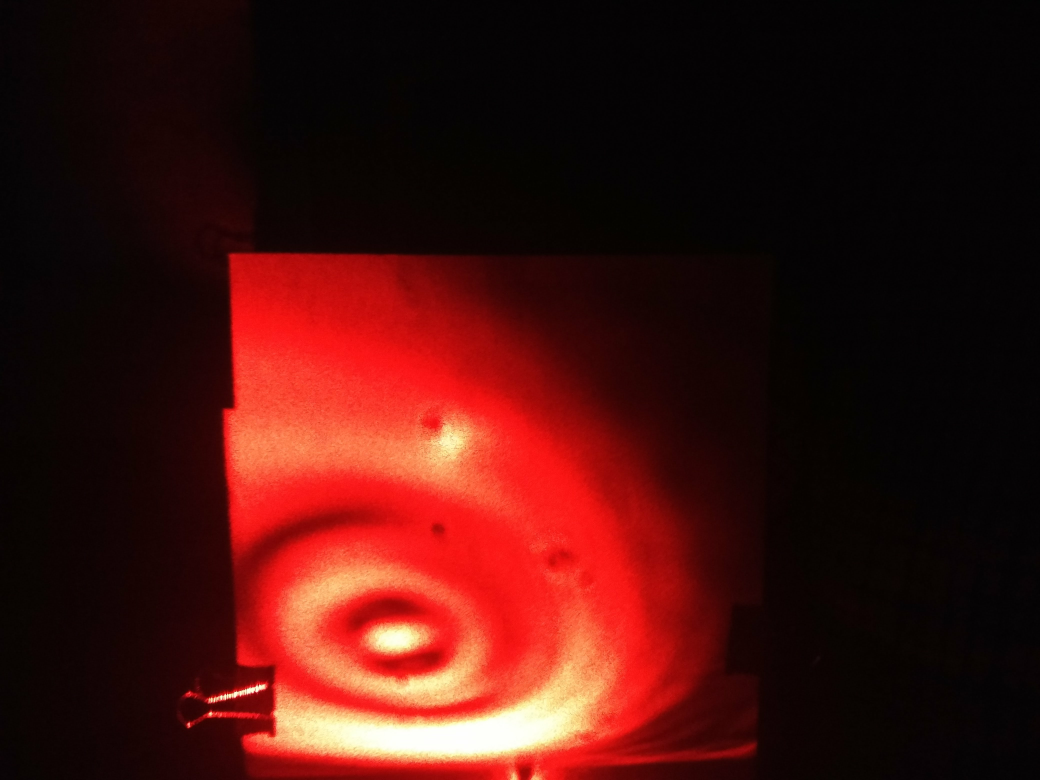
#> input picture Photos/1.jpg, 4160 x 3120 px, given in place of Bisleri water 5mW 03082017.MTS, which was not available (shown at 1/4 size)
$ jupyter execute Video_reading.ipynb   (Python 2 division)
#> lines starting #> are read from the running program, lines starting #| are printed output that depends on the picture; after the words box and inside, x2 and y2 are one past the last pixel; in counts of white or black regions, pixels touching at a corner belong together; pictures that were not available may be replaced by others from this repository, and a replacement may not be noted
[cell 1]
import cv2
from matplotlib import pyplot as plt
import numpy as np
import math

[cell 2]
def algorithm(image):

    image_resize=cv2.resize(image,(400,400))
    image_rgb = cv2.cvtColor(image, cv2.COLOR_BGR2RGB)
    image_rgb_resize=cv2.resize(image_rgb,(400,400))
    image_hsv=cv2.cvtColor(image,cv2.COLOR_BGR2HSV)
    image_gray=cv2.cvtColor(image,cv2.COLOR_BGR2GRAY)
    lower=np.asarray([70,0,0])
    upper=np.asarray([255,255,180])
    mask=cv2.inRange(image_rgb_resize,lower,upper)
    output = cv2.bitwise_and(image_resize, image_resize, mask = mask)
#     closing_Re=cv2.resize(output,(400,400));
    closing_Re= image_resize  ###Invalid variable name
    copy_closing1=closing_Re.copy();
    copy_closing2=closing_Re.copy();
    gray_output= cv2.cvtColor(closing_Re, cv2.COLOR_BGR2GRAY)
    gray_output=cv2.resize(gray_output,(400,400))

    kernel = np.ones((14,14),np.uint8)   #Earlier 13, 13
    opening2 = cv2.morphologyEx(gray_output, cv2.MORPH_OPEN, kernel)

    ret,thresh1 = cv2.threshold(opening2,30,255,cv2.THRESH_BINARY)

    [_,contours, heir]=cv2.findContours(thresh1.copy(), cv2.RETR_TREE, cv2.CHAIN_APPROX_SIMPLE)
    cv2.drawContours(copy_closing1, contours, -1, (0,255,0), 1)
# [6 lines of commented-out code are left out]
    Expected_ratio= 4*math.pi
    circular=[]
    radius1=[]
    for cnt in contours:
      area = cv2.contourArea(cnt)
      perimeter = cv2.arcLength(cnt,True)
      rad=perimeter/(2*(math.pi+1e-4))
      ratio=(perimeter**2)/(area+1e-4)
#       print Expected_ratio-ratio, rad
      if rad>2.5 and rad<30:
        radius1.append(rad)
        circular.append(cnt)

    cv2.drawContours(image_resize, circular, -1, (0,255,0), 1)

    image_resize=cv2.resize(image_resize,(1440,1080))
    font = cv2.FONT_HERSHEY_SIMPLEX
    stri='bacteria = '+str(len(circular))
    cv2.putText(image_resize,stri,(700,500), font, 2,(255,255,255),2,cv2.LINE_AA)
#     font = cv2.FONT_HERSHEY_SIMPLEX
#     cv2.putText(image_resize,'OpenCV',(10,500), font, 4,(255,255,255),2,cv2.LINE_AA)
    return image_resize

[cell 3]
cap = cv2.VideoCapture('./Bacteria Expts Videos/Bisleri water 5mW 03082017.MTS')

# [9 lines of commented-out code are left out]

frame_width = int(cap.get(3))
frame_height = int(cap.get(4))
print frame_width, '*' ,frame_height

frame_rate=25;
vid = cv2.VideoWriter('output_written_text2.mp4',cv2.VideoWriter_fourcc('M','J','P','G'), frame_rate, (frame_width,frame_height))

frame_count=0

while(cap.isOpened()):
#     print frame_count
    ret, frame = cap.read()
#> frame is the input picture: shape (3120, 4160, 3); mean B, G, R 14.1, 17.9, 68.3
    if ret==False:
        break;
    frame_count=frame_count+1
    (dimensions_x,dimensions_y,z)=frame.shape
#> dimensions_x = 3120; dimensions_y = 4160; z = 3
    processed_frame=algorithm(frame)
#> in algorithm, `image_resize=cv2.resize(image,(400,400))`:
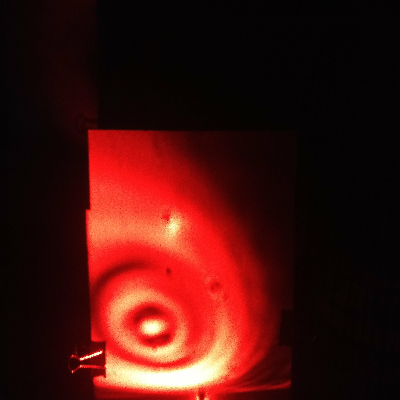
#> image_resize: shape (400, 400, 3); mean B, G, R 14, 17.8, 68.3
#> in algorithm, `image_hsv=cv2.cvtColor(image,cv2.COLOR_BGR2HSV)`: image_hsv: shape (3120, 4160, 3); mean H, S, V 69.2, 184.2, 68.3
#> in algorithm, `image_gray=cv2.cvtColor(image,cv2.COLOR_BGR2GRAY)`:
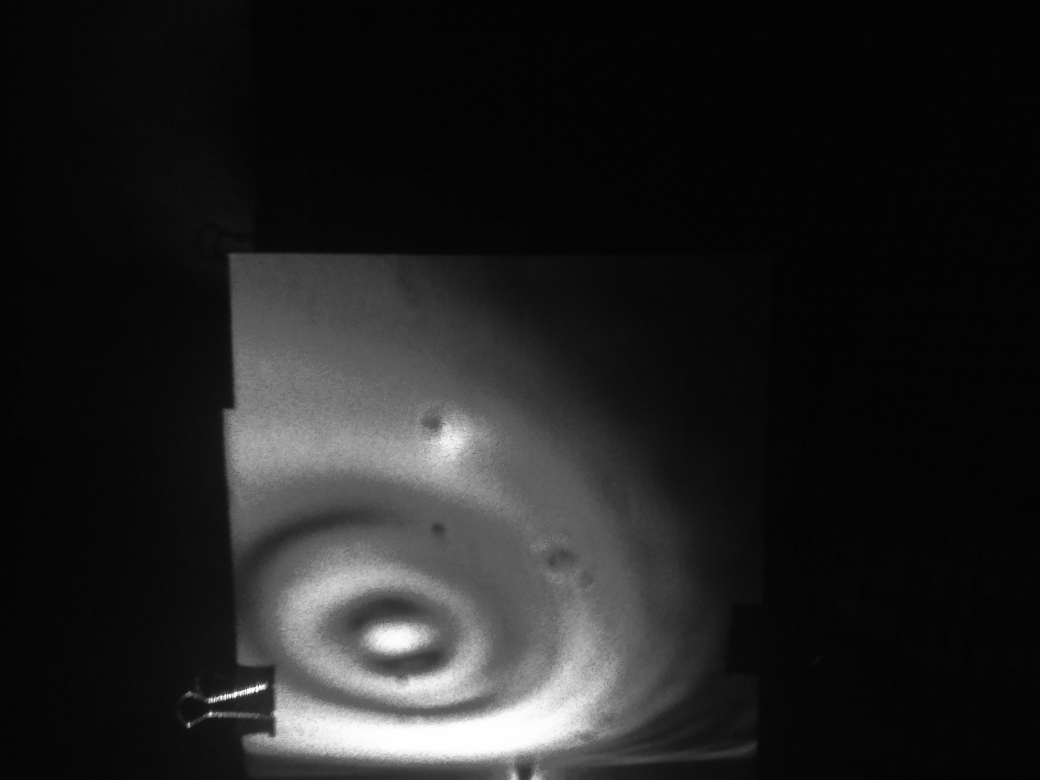
#> image_gray: shape (3120, 4160) (shown at 1/4 size); min 0, max 255, mean 32.6
#> in algorithm, `mask=cv2.inRange(image_rgb_resize,lower,upper)`:
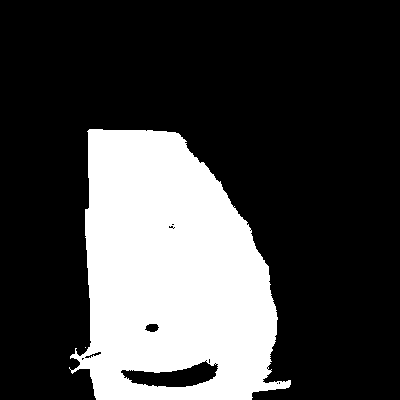
#> mask: shape (400, 400); 26.2% white; 2 white regions (1 under 20 px), largest, box (x1, y1, x2, y2) and area: (69, 129, 291, 400) 41984
#> in algorithm, `output = cv2.bitwise_and(image_resize, image_resize, mask = mask)`:
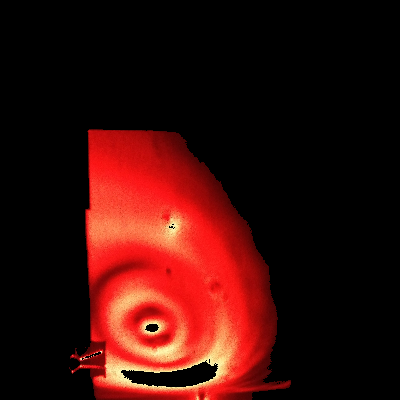
#> output: shape (400, 400, 3); mean B, G, R 9.5, 13, 55.8
#> in algorithm, `gray_output= cv2.cvtColor(closing_Re, cv2.COLOR_BGR2GRAY)`:
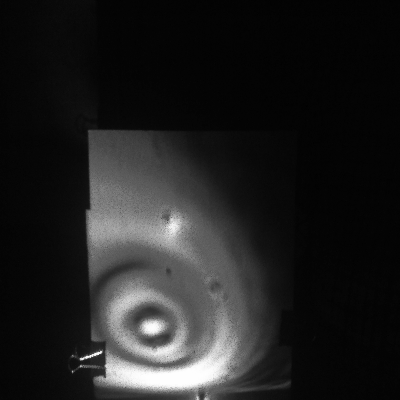
#> gray_output: shape (400, 400); min 0, max 254, mean 32.6
#> in algorithm, `opening2 = cv2.morphologyEx(gray_output, cv2.MORPH_OPEN, kernel)`:
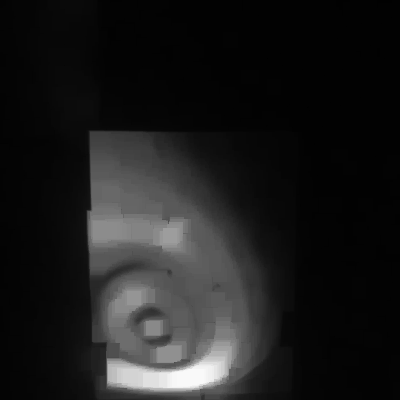
#> opening2: shape (400, 400); min 0, max 249, mean 28.4
#> in algorithm, `ret,thresh1 = cv2.threshold(opening2,30,255,cv2.THRESH_BINARY)`:
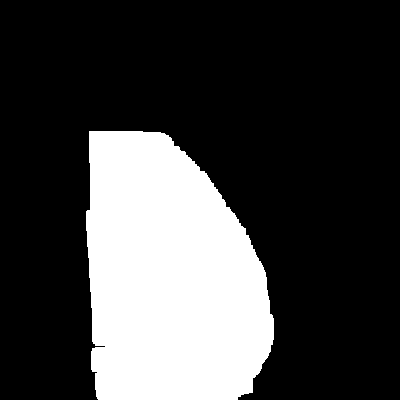
#> thresh1: shape (400, 400); 25.6% white; 1 white region
#> in algorithm, `[_,contours, heir]=cv2.findContours(thresh1.copy(), cv2.RETR_TREE, cv2..`: contours = 1 contour; box (x1, y1, x2, y2) and area: (86, 131, 274, 400) 40513
#> in algorithm, `cv2.drawContours(copy_closing1, contours, -1, (0,255,0), 1)`:
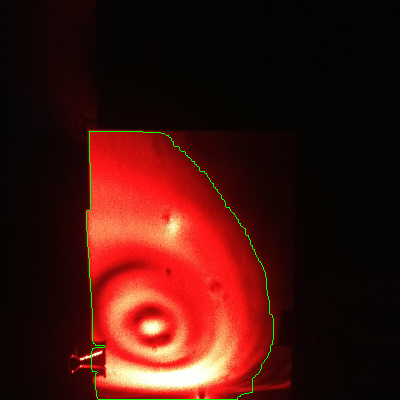
#> copy_closing1: shape (400, 400, 3); 0.52% of pixels changed, all inside (x1, y1, x2, y2) = (86, 131, 274, 400)
#> the loop in algorithm, `for cnt in contours:` made 1 pass
#> (area, perimeter, rad, ratio) on pass 1: (40513, 877.2, 139.6, 18.99)
#> after the loop in algorithm, `for cnt in contours:`: circular = []
#> in algorithm, `stri='bacteria = '+str(len(circular))`: stri = 'bacteria = 0'
#> in algorithm, `cv2.putText(image_resize,stri,(700,500), font, 2,(255,255,255),2,cv2.L..`:
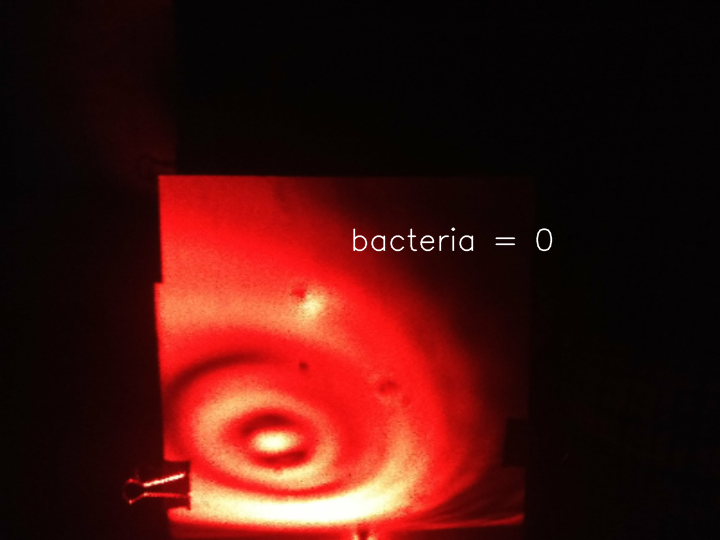
#> image_resize: shape (1080, 1440, 3) (shown at 1/2 size); mean B, G, R 14.4, 18.2, 68.5
    vid.write(processed_frame)


cap.release()
vid.release()

$ run again, on Photos/10.jpg
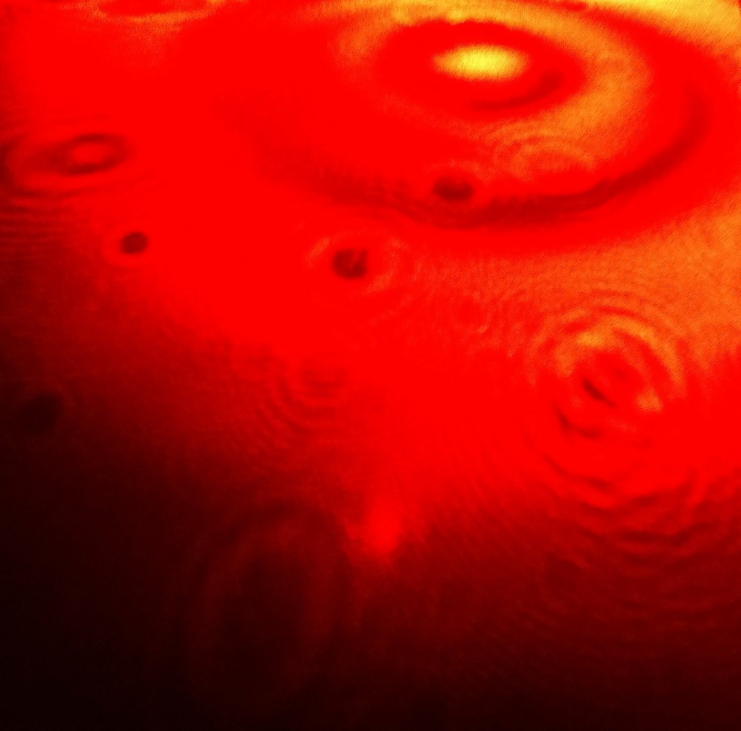
#> input picture Photos/10.jpg, 2222 x 2192 px, given in place of Bisleri water 5mW 03082017.MTS, which was not available (shown at 1/3 size)
#> frame is the input picture: shape (2192, 2222, 3); mean B, G, R 2.7, 11.3, 179.8
#> image_hsv: shape (2192, 2222, 3); mean H, S, V 11.5, 252, 179.8
#> in algorithm, `mask=cv2.inRange(image_rgb_resize,lower,upper)`:
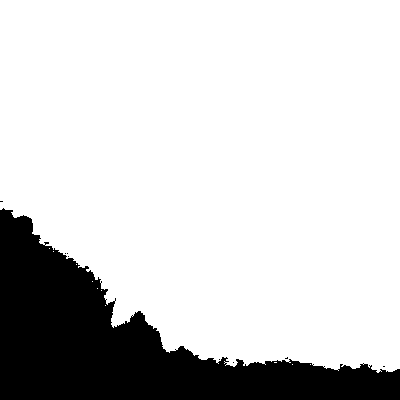
#> mask: shape (400, 400); 81.4% white; 9 black regions (8 under 20 px), largest, box (x1, y1, x2, y2) and area: (0, 208, 400, 400) 29822
#> thresh1: shape (400, 400); 74.2% white; 1 black region
#> contours = 1 contour; box (x1, y1, x2, y2) and area: (0, 0, 400, 341) 118006
#> copy_closing1: shape (400, 400, 3); mean B, G, R 2.6, 13.2, 178.1
#> the loop in algorithm, `for cnt in contours:` made 1 pass
#> (area, perimeter, rad, ratio) on pass 1: (118006, 1471.1, 234.1, 18.34)
#> after the loop in algorithm, `for cnt in contours:`: circular = []
#> stri = 'bacteria = 0'
#> in algorithm, `cv2.putText(image_resize,stri,(700,500), font, 2,(255,255,255),2,cv2.L..`:
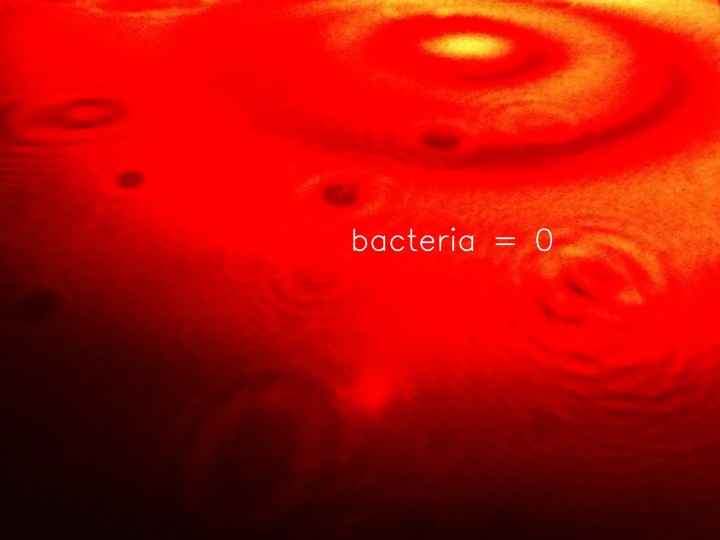
#> image_resize: shape (1080, 1440, 3) (shown at 1/2 size); mean B, G, R 3.1, 11.6, 179.6

$ run again, on Photos/12.jpg
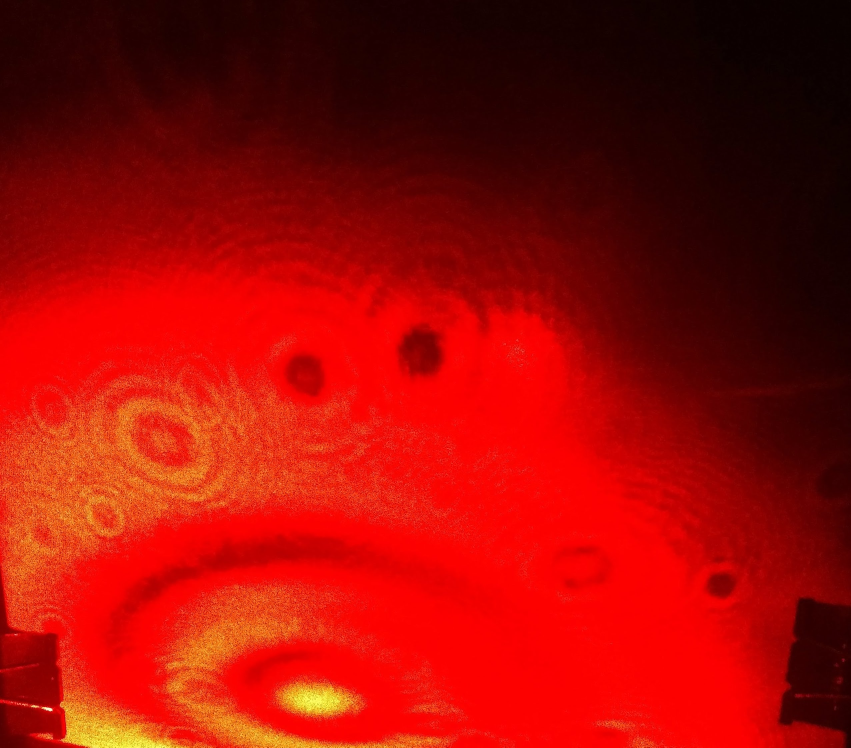
#> input picture Photos/12.jpg, 2553 x 2242 px, given in place of Bisleri water 5mW 03082017.MTS, which was not available (shown at 1/3 size)
#> frame is the input picture: shape (2242, 2553, 3); mean B, G, R 5, 11.5, 155.9
#> image_hsv: shape (2242, 2553, 3); mean H, S, V 16.1, 248.9, 155.9
#> mask: shape (400, 400); 70.8% white; 13 black regions (11 under 20 px), largest, box (x1, y1, x2, y2) and area: (0, 0, 400, 285) 44877, (368, 321, 400, 400) 1799
#> thresh1: shape (400, 400); 63.9% white; 2 black regions
#> contours = 1 contour; box (x1, y1, x2, y2) and area: (0, 85, 399, 400) 101484
#> in algorithm, `cv2.drawContours(copy_closing1, contours, -1, (0,255,0), 1)`:
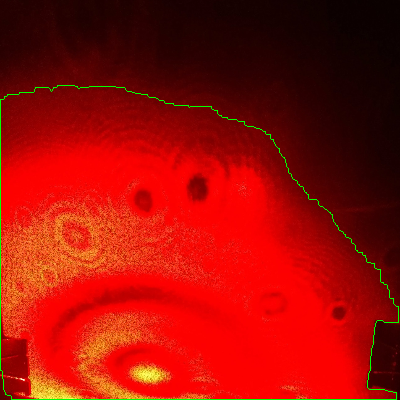
#> copy_closing1: shape (400, 400, 3); mean B, G, R 4.9, 13.4, 154.5
#> the loop in algorithm, `for cnt in contours:` made 1 pass
#> (area, perimeter, rad, ratio) on pass 1: (101484.5, 1417.4, 225.6, 19.8)
#> after the loop in algorithm, `for cnt in contours:`: circular = []
#> stri = 'bacteria = 0'
#> in algorithm, `cv2.putText(image_resize,stri,(700,500), font, 2,(255,255,255),2,cv2.L..`:
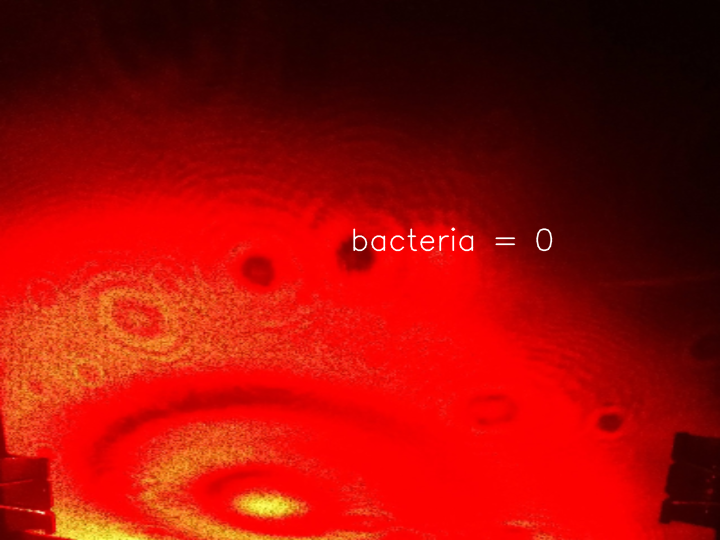
#> image_resize: shape (1080, 1440, 3) (shown at 1/2 size); mean B, G, R 5.3, 11.8, 155.8
